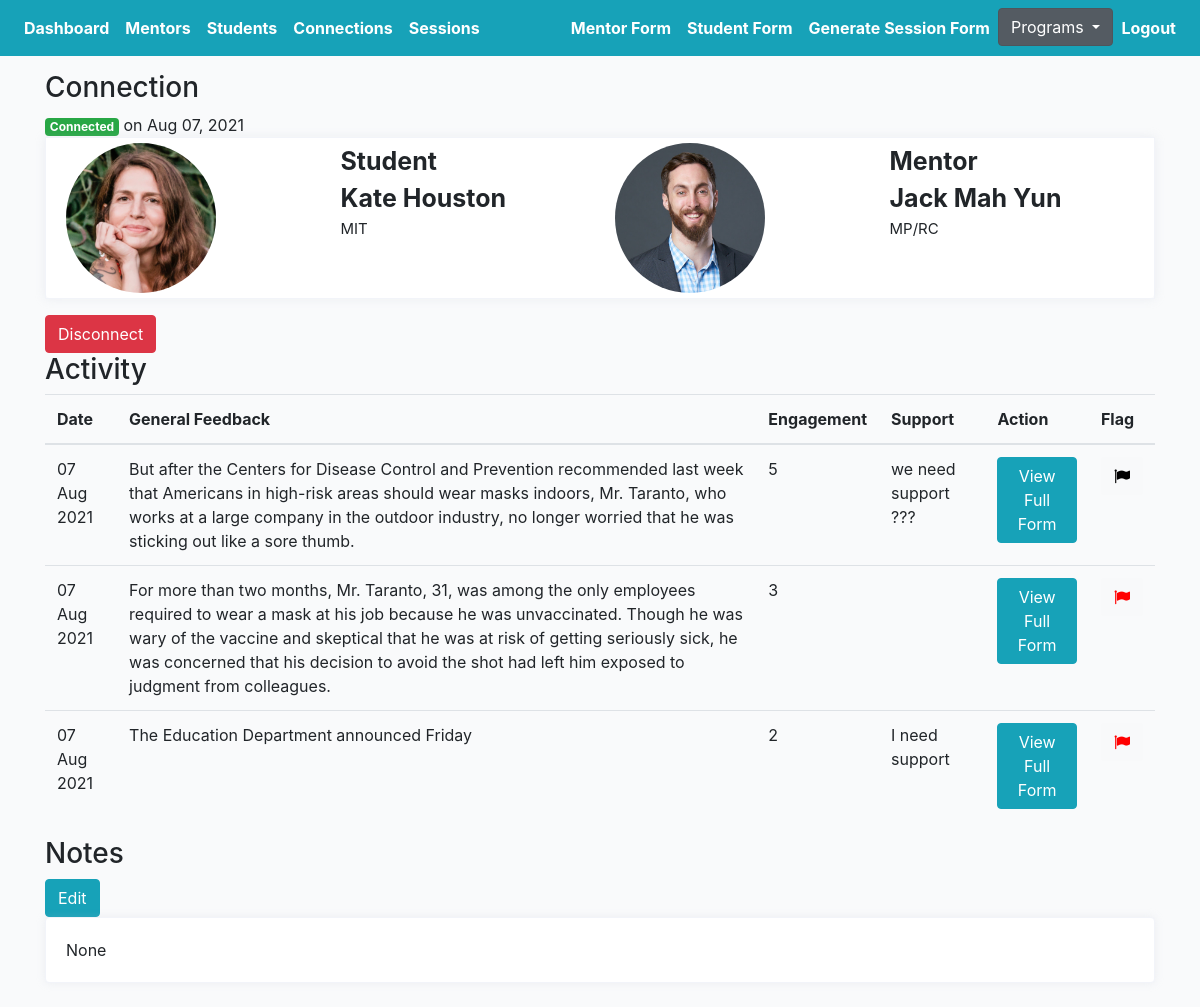
The app's page /mentoring/23/connection-detail (signed in), older data.
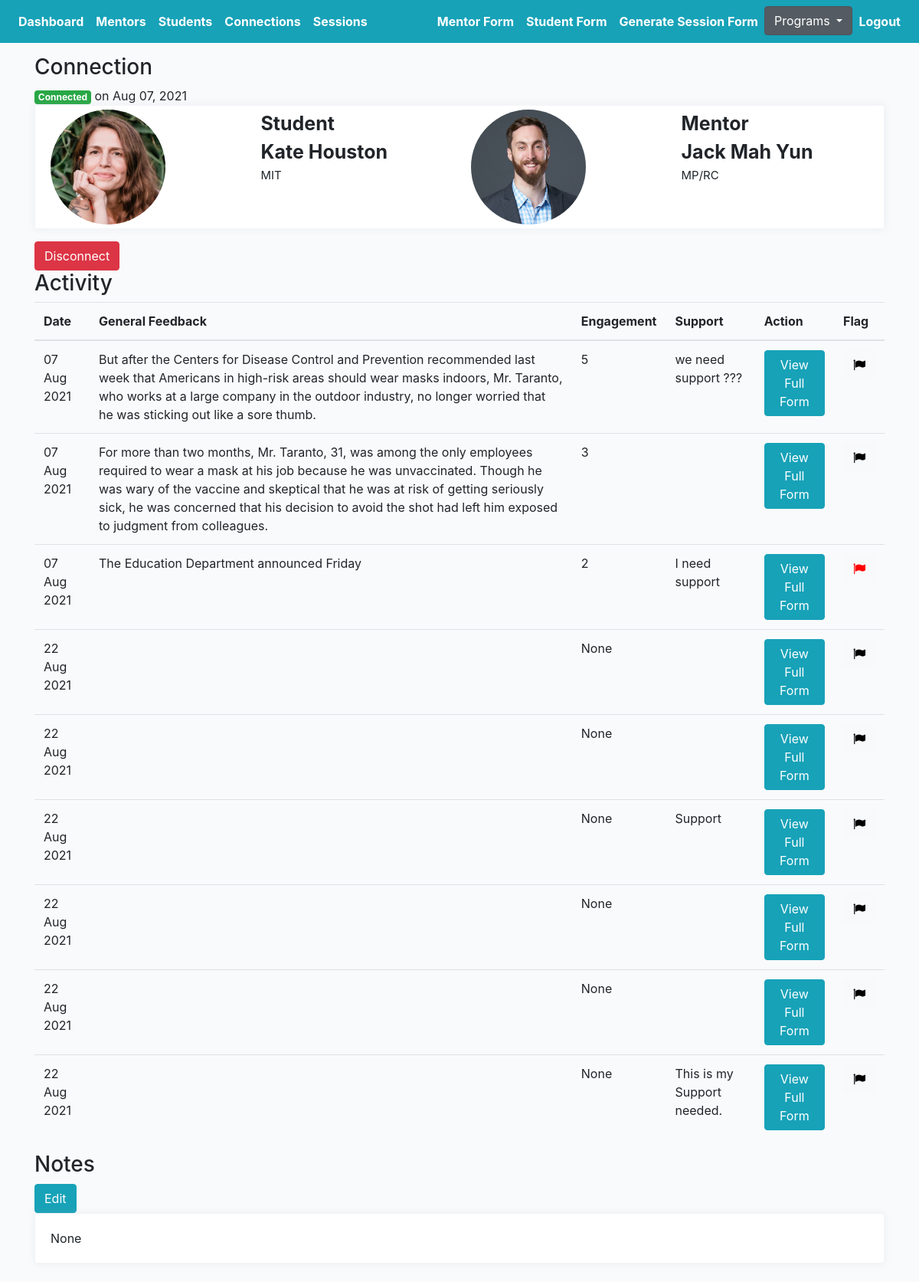
The same page, newer data.
### mprofiles/models.py (models this page shows, shortened)
class Connection(models.Model):
    student = models.ForeignKey(Student, on_delete=models.CASCADE, related_name='student')
    mentor = models.ForeignKey(Mentor, on_delete=models.CASCADE, related_name='mentor')
    status = models.CharField(max_length=200, choices=STATUS_CHOICES)
    updated = models.DateTimeField(auto_now=True)
    created = models.DateTimeField(auto_now_add=True)
    flag = models.BooleanField(default=False)
    note = models.TextField(null=True, blank=True, max_length=1000)

class Student(models.Model):
    avatar = models.ImageField(default='avatar.png', upload_to='avatars/')
    first_name = models.CharField(max_length=200, blank=True)
    last_name = models.CharField(max_length=200, blank=True)
    email = models.EmailField(max_length=200, blank=True)
    phone = models.CharField(max_length=200, blank=True)
    address = models.CharField(max_length=200, blank=True)
    grade = models.CharField(max_length=200, blank=True)
    school = models.CharField(max_length=200, blank=True)
    academic_advisor = models.ForeignKey(Academicadvisor, null=True, blank=True, on_delete=models.CASCADE, related_name='academic_advisor')
    academic_advisor_email = models.EmailField(max_length=200, blank=True)
    reason = models.TextField(null=True, blank=True, max_length=1000)
    know = models.TextField(null=True, blank=True, max_length=1000)
    question1 = models.CharField(max_length=200, choices=QUESTION_CHOICES)
    answer1 = models.TextField(null=True, blank=True, max_length=1000)
    question2 = models.CharField(max_length=200, choices=QUESTION_CHOICES)
    answer2 = models.TextField(null=True, blank=True, max_length=1000)
    prefer_sex = models.CharField(max_length=200, choices=GENDER_CHOICES)
    geographical = models.CharField(max_length=200, choices=GEOGRAPHICAL_CHOICES)
    commit = models.CharField(null=True, blank=True, max_length=200, choices=YES_NO)
    available = models.CharField(null=True, blank=True, max_length=200, choices=YES_NO)
    seminar = models.CharField(null=True, blank=True, max_length=200, choices=YES_NO)
    understand = models.CharField(null=True, blank=True, max_length=200, choices=YES_NO)
    signature = models.CharField(null=True, blank=True, max_length=200, choices=YES_NO)
    updated = models.DateTimeField(auto_now=True)
    created = models.DateTimeField(auto_now_add=True)
    slug = models.SlugField(unique=True, blank=True)
    flag = models.BooleanField(default=False)
    note = models.TextField(null=True, blank=True, max_length=1000)
    __initial_first_name = None
    __initial_last_name = None
    def __init__(self, *args, **kwargs):
        super().__init__(*args, **kwargs)
        self.__initial_first_name = self.first_name
        self.__initial_last_name = self.last_name

class Mentor(models.Model):
    avatar = models.ImageField(default='avatar.png', upload_to='avatars/')
    first_name = models.CharField(max_length=200, blank=True)
    last_name = models.CharField(max_length=200, blank=True)
    email = models.EmailField(max_length=200, blank=True)
    phone = models.CharField(max_length=200, blank=True)
    address = models.CharField(max_length=200, blank=True)
    spanish = models.CharField(null=True, blank=True, max_length=200, choices=SPANISH_CHOICES)
    language = models.TextField(null=True, blank=True, max_length=1000)
    emergency_contact = models.TextField(null=True, blank=True, max_length=1000)
    employment_status = models.CharField(max_length=200, choices=EMPLOYMENT_CHOICES)
    employer_info = models.TextField(null=True, blank=True, max_length=1000)
    partner = models.CharField(null=True, blank=True, max_length=200, choices=PARTNER_CHOICES)
    hear = models.TextField(null=True, blank=True, max_length=1000)
    experience = models.TextField(null=True, blank=True, max_length=1000)
    reason = models.TextField(null=True, blank=True, max_length=1000)
    know = models.TextField(null=True, blank=True, max_length=1000)
    question1 = models.CharField(null=True, blank=True, max_length=200, choices=QUESTION_CHOICES)
    answer1 = models.TextField(null=True, blank=True, max_length=1000)
    question2 = models.CharField(null=True, blank=True, max_length=200, choices=QUESTION_CHOICES)
    answer2 = models.TextField(null=True, blank=True, max_length=1000)
    support = models.ManyToManyField(Support, blank=True, related_name='supports')
    prefer_sex = models.CharField(max_length=200, choices=GENDER_CHOICES)
    geographical = models.CharField(max_length=200, choices=GEOGRAPHICAL_CHOICES)
    commit = models.CharField(null=True, blank=True, max_length=200, choices=YES_NO)
    available = models.CharField(null=True, blank=True, max_length=200, choices=YES_NO)
    seminar = models.CharField(null=True, blank=True, max_length=200, choices=YES_NO)
    signature = models.TextField(null=True, blank=True, max_length=1000)
    grant = models.CharField(max_length=200, choices=GRANT_CHOICES)
    cont_student_bridge = models.TextField(null=True, blank=True, max_length=1000)
    check = models.CharField(null=True, blank=True, max_length=200, choices=YES_NO)
    question = models.TextField(null=True, blank=True, max_length=1000)
    friends = models.ManyToManyField(Student, blank=True, related_name='mentors')
    updated = models.DateTimeField(auto_now=True)
    created = models.DateTimeField(auto_now_add=True)
    slug = models.SlugField(unique=True, blank=True)
    flag = models.BooleanField(default=False)
    note = models.TextField(null=True, blank=True, max_length=1000)
    ethnic = models.CharField(null=True, blank=True, max_length=200, choices=ETHNIC_CHOICES)
    __initial_first_name = None
    __initial_last_name = None
    def __init__(self, *args, **kwargs):
        super().__init__(*args, **kwargs)
        self.__initial_first_name = self.first_name
        self.__initial_last_name = self.last_name

class Session(models.Model):
    connection = models.ForeignKey(Connection, on_delete=models.CASCADE)
    meet = models.IntegerField(null=True, blank=True)
    dialogue = models.CharField(null=True, blank=True, max_length=200, choices=YES_NO)
    length = models.FloatField(null=True, blank=True)
    summary = models.TextField(null=True, blank=True, max_length=1000)
    help = models.TextField(null=True, blank=True, max_length=1000)
    change = models.TextField(null=True, blank=True, max_length=1000)
    rate = models.IntegerField(null=True, blank=True)
    meaningful = models.IntegerField(null=True, blank=True)
    support = models.TextField(null=True, blank=True, max_length=1000)
    elaborate = models.TextField(null=True, blank=True, max_length=1000)
    urgent = models.TextField(null=True, blank=True, max_length=1000)
    question = models.TextField(null=True, blank=True, max_length=1000)
    updated = models.DateTimeField(auto_now=True)
    created = models.DateTimeField(auto_now_add=True)
    submit_status = models.BooleanField(default=False)
    flag = models.BooleanField(default=False)
    urgent_check = models.BooleanField(default=False)
    def get_absolute_url(self):
        return reverse("mprofiles:session-detail", kwargs={"pk": self.pk})

### mprofiles/views.py (the view)
# urls.py: path('<pk>/connection-detail', ConnectionDetailView.as_view(), name='connection-profile-detail'),
@method_decorator(login_required, name='dispatch')
@method_decorator(allowed_users(allowed_roles=['mentor', 'admin']), name='dispatch')
class ConnectionDetailView(DetailView):
    model = Connection
    template_name = 'mentor/connection-detail.html'
    def get_object(self):
        pk = self.kwargs.get('pk')
        connection = Connection.objects.get(pk=pk)
        return connection
    def get_context_data(self, **kwargs):
        context = super().get_context_data(**kwargs)
        pk = self.kwargs.get('pk')
        connection = Connection.objects.get(pk=pk)
        sessions = Session.objects.filter(submit_status=True).filter(connection=connection)
        sessions_ = []
        for item in sessions:
            sessions_.append(item)
        context["sessions"] = sessions_
        return context

### templates/mentor/connection-detail.html (shortened to what this page needs)
{% extends 'mbase.html' %}
{% load static %}
{% block stylesheet %}{% static '/css/profile.css' %}{% endblock %}
{% block content %}
<h3>Connection</h3>
{% if connection.status == 'connected' %}
<div><span class="badge badge-success">Connected</span><span> on {{connection.created | date:"M d, Y" }}</span></div>
{% elif connection.status == 'disconnected' %}
<div><span class="badge badge-danger">Disconnected</span><span> on {{connection.updated | date:"M d, Y" }}</span></div>
{% elif connection.status == 'inactive' %}
<div><span class="badge badge-warning">Inactive</div>
{% endif %}
<div class="profile-page tx-13">
    <div class="row">
        <div class="col-12 grid-margin">
            <div class="profile-header">
                <div class="header-links">
                    <div class="container header">
                        <div class="row">
                            <div class="col">
                                <div class="row">
                                    <div class="col">
                                        <img class="profile-pic" src="{{connection.student.avatar.url}}" alt="profile">
                                    </div>
                                    <div class="col">
                                        <div style="font-size:25px; font-weight:bold" class="profile-name">
                                            Student</div>
                                        <div style="font-size:25px; font-weight:bold" class="profile-name">
                                            {{connection.student.first_name}}
                                            {{connection.student.last_name}}</div>
                                        <div style="font-size:15px" class="profile-name">
                                            {{connection.student.school}}</div>
                                    </div>
                                </div>
                            </div>
                            <div class="col">
                                <div class="row">
                                    <div class="col">
                                        <img class="profile-pic" src="{{connection.mentor.avatar.url}}" alt="profile">
                                    </div>
                                    <div class="col">
                                        <div style="font-size:25px; font-weight:bold" class="profile-name">
                                            Mentor</div>
                                        <div style="font-size:25px; font-weight:bold" class="profile-name">
                                            {{connection.mentor.first_name}}
                                            {{connection.mentor.last_name}}</div>
                                        <div style="font-size:15px" class="profile-name">
                                            {{connection.mentor.geographical}}</div>
                                    </div>
                                </div>
                            </div>
                        </div>
                    </div>
                </div>
            </div>
        </div>
    </div>
</div>
{% if connection.status == 'connected' %}
<form action="{% url 'profiles:remove-connect' %}" method="POST">
    <button type="submit" class="btn btn-danger">Disconnect</button>
</form>
{% elif connection.status == 'disconnected' %}
<a href="{% url 'profiles:student-detail-view' connection.student.slug %}"><button type="submit"
        class="btn btn-info">Connect
        Tutor</button></a>
{% endif %}
<h3>Activity</h3>
<div class="table-responsive-lg">
    <table class="table">
        <thead>
            <tr>
                <th scope="col">Date</th>
                <th scope="col">General Feedback</th>
                <th scope="col">Engagement</th>
                <th scope="col">Support</th>
                <th scope="col">Action</th>
                <th scope="col">Flag</th>
            </tr>
        </thead>
        <tbody>
            {% for obj in sessions %}
            <tr>
                <td>{{obj.updated|date:"d M Y"}}</td>
                <td>{{obj.summary}}</td>
                <td>{{obj.rate}}</td>
                <td>{{obj.support}}</td>
                <td><a href="{{obj.get_absolute_url}}"><button type="submit" class="btn btn-info">View Full
                            Form</button></a></td>
                <td>
                    <form action="{% url 'mprofiles:flag-session' %}" method="POST" class='like-form' id='{{obj.id}}'>
                        <button type="submit" class="like_btn btn btn-light like-btn{{obj.id}}">
                            {% if obj.flag == False %}
                            <i class="fa fa-flag thumb{{obj.id}}" style="color:black"></i>
                            {% else %}
                            <i class="fa fa-flag thumb{{obj.id}}" style="color:red"></i>
                            {% endif %}
                        </button>
                    </form>
                </td>
            </tr>
            {% endfor %}
        </tbody>
    </table>
</div>
<h3>Notes</h3>
<a href="{% url 'mprofiles:connection-note-update-profile' connection.pk %}"><button type="submit"
        class="btn btn-info">Edit</button></a>
<div class="row">
    <div class="col-sm-12">
        <div class="card h-100">
            <div class="card-body">
                <p class="card-text">{{connection.note}}</p>
            </div>
        </div>
    </div>
</div>
{% endblock content %}

Row changes from the older to the newer data that the page shows:
changed Session (number 2 of 9 on the later page): flag True → False (drawn)
added Session: updated "22 Aug 2021", rate "None"
added Session: updated "22 Aug 2021", rate "None"
added Session: updated "22 Aug 2021", rate "None", support "Support"
added Session: updated "22 Aug 2021", rate "None"
added Session: updated "22 Aug 2021", rate "None"
added Session: updated "22 Aug 2021", rate "None", support "This is my Support needed."
